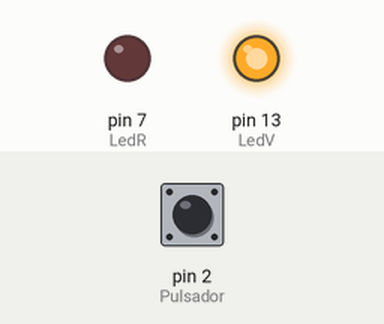
Simulated run of this sketch. Board: Arduino Uno, built with avr-gcc and run on an emulated ATmega328P. Shown: output pins drawn as LEDs (lit = HIGH). Inputs (shaded band) come from the test bench; at power-on: pin 2 (Pulsador) LOW.

Above: at 1.2 s.
1.3 s: pin 2 (Pulsador) pulled HIGH for 0.15 s
At 1.37 s:
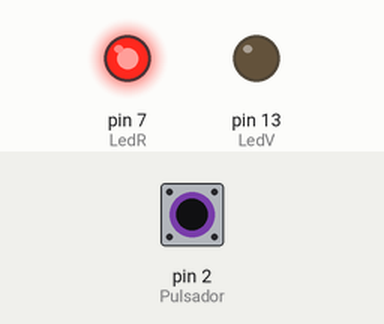
2.9 s: pin 2 (Pulsador) pulled HIGH for 3.2 s
At 7.1 s:
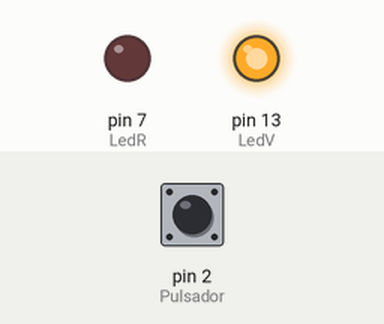
Timing chart, 0 to 8.6 s (numbered marks = the images above; inputs shaded):
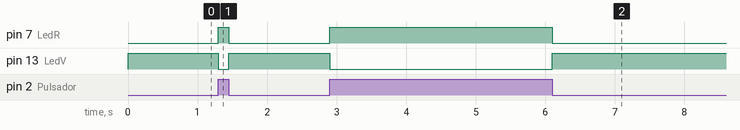

Measured:
- after the input at 1.3 s, pin 7 (LedR): LOW → HIGH at once, → LOW 0.15 s later; pin 13 (LedV): HIGH → LOW at once, → HIGH 0.15 s later
- after the input at 2.9 s, pin 7 (LedR): LOW → HIGH at once, → LOW 3.2 s later; pin 13 (LedV): HIGH → LOW at once, → HIGH 3.2 s later

The sketch:

arduino1.3.ino
```cpp
int LedV = 13;
int LedR = 7;
int Pulsador = 2;
int x = 0;
int y=0;
void setup()
{
Serial.begin(9600);


  pinMode(LedV, OUTPUT);
  pinMode(LedR, OUTPUT);
  pinMode(Pulsador, INPUT);
}

void loop(){

x = digitalRead(Pulsador);

 if (x==HIGH){

  digitalWrite(LedV, LOW);
  digitalWrite(LedR, HIGH);
   x = digitalRead(Pulsador);
  }

else{

    digitalWrite(LedR, LOW);
    digitalWrite(LedV, HIGH);
  x = digitalRead(Pulsador);

    }
}
```
